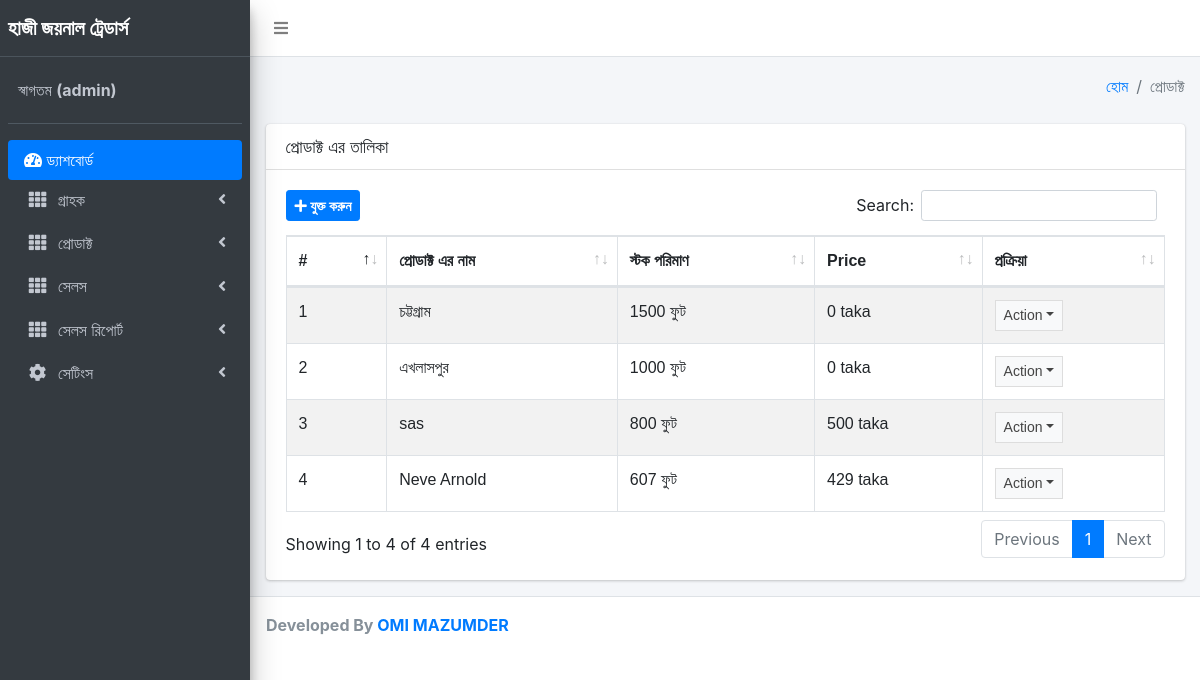
/layouts/products.php?cat=tok (signed in), run on the app's committed database.
### tables this page shows
CREATE TABLE `product_list` (
  `product_id` int(11) NOT NULL,
  `cat_id` int(11) NOT NULL,
  `product_name` varchar(100) NOT NULL,
  `quantity` int(11) DEFAULT NULL,
  `price` int(11) DEFAULT NULL
);

### layouts/class/main.php (called while the page is built, shortened)
<?php
class Model
{
	public function __construct()
	{
		$hostname = "localhost";
		$username = "root";
		$password = "";
		$database = "sand_inv";
		$this->link = mysqli_connect($hostname, $username, $password, $database);
	}
	public function show_product()
	{
		$id = $_GET['cat'];
		switch ($id) {
			case "tok":
				$query = "SELECT * FROM product_list
	WHERE cat_id = '1' ORDER BY product_id ASC";
				break;
		}
		return mysqli_query($this->link, $query);
	}
}

### layouts/products.php (the view, shortened to what this page needs)
<?php
require_once('class/main.php');
$obj = new Model;
 if(isset($_GET['cat']) && !empty($_GET['cat'])) {
      $id= $_GET['cat'];
      $show= $obj->show_product($id);
  }
?>
  <div class="content-wrapper">
    <section class="content-header">
      <div class="container-fluid">
        <div class="row mb-2">
          <div class="col-sm-6">
          </div>
          <div class="col-sm-6">
            <ol class="breadcrumb float-sm-right">
              <li class="breadcrumb-item"><a href="index.php">হোম</a></li>
              <li class="breadcrumb-item active">প্রোডাক্ট </li>
            </ol>
          </div>
        </div>
      </div>
    </section>
    <section class="content">
      <div class="container-fluid">
        <div class="row">
          <div class="col-12">
            <div class="card">
              <div class="card-header">
                <h3 class="card-title">প্রোডাক্ট এর তালিকা</h3>
              </div>
              <div class="card-body">
                <div class="float-left">
                <a href="product_form.php" type="submit" name="save" class="btn btn-sm btn-primary"><i class="fas fa-plus"> যুক্ত করুন</i></a>
                </div>
                <table id="example1" class="table table-bordered table-striped">
                  <thead>
                  <tr>
                    <th>#</th>
                    <th>প্রোডাক্ট এর নাম</th>
                    <th>স্টক পরিমাণ</th>
                    <th>Price</th>
                    <th>প্রক্রিয়া</th>
                  </tr>
                  </thead>
                  <tbody>
                <?php
                  $no=1;
                  while ($rows = mysqli_fetch_array($show)) {
                ?>
                  <tr>
                    <td><?php echo $no. "</br>"; ?></td>
                   <td><?php echo $rows['product_name']?></td>
                   <td><?php echo $rows['quantity']?> ফুট</td>
                   <td><?php echo $rows['price']?> taka</td>
                     <td align="center">
                    <button type="button" class="btn btn-flat btn-default btn-sm dropdown-toggle dropdown-icon" data-toggle="dropdown">Action<span class="sr-only">Toggle Dropdown</span>
                    </button>
                    </td>
                    </tr>
              <?php
                $no++;
               }
               ?>
                  </tbody>
                </table>
            </div>
          </div>
        </div>
      </div>
    </section>
  </div>
 <?php require_once('footer.php'); ?>

### layouts/products.php (style rules this page uses)
table { font-family: arial, sans-serif; border-collapse: collapse; width: 100%; }
td, th { border: 1px solid #dddddd; text-align: left; padding: 8px; }

### data on the page
product_list: product_name "চট্টগ্রাম", quantity "1500", price "0"
product_list: product_name "এখলাসপুর", quantity "1000", price "0"
product_list: product_name "sas", quantity "800", price "500"
product_list: product_name "Neve Arnold", quantity "607", price "429"

### other printed values
$_SESSION['username'] "admin"
